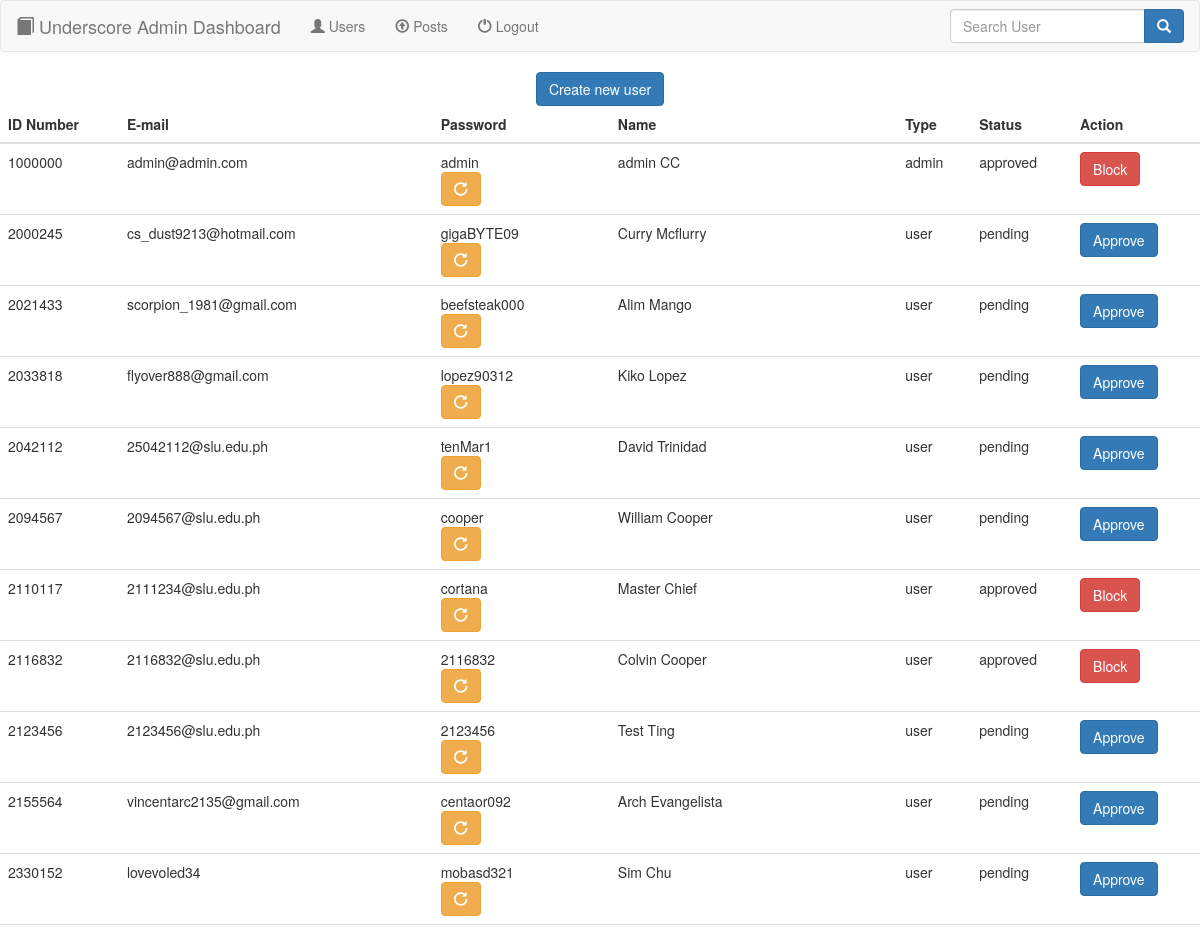
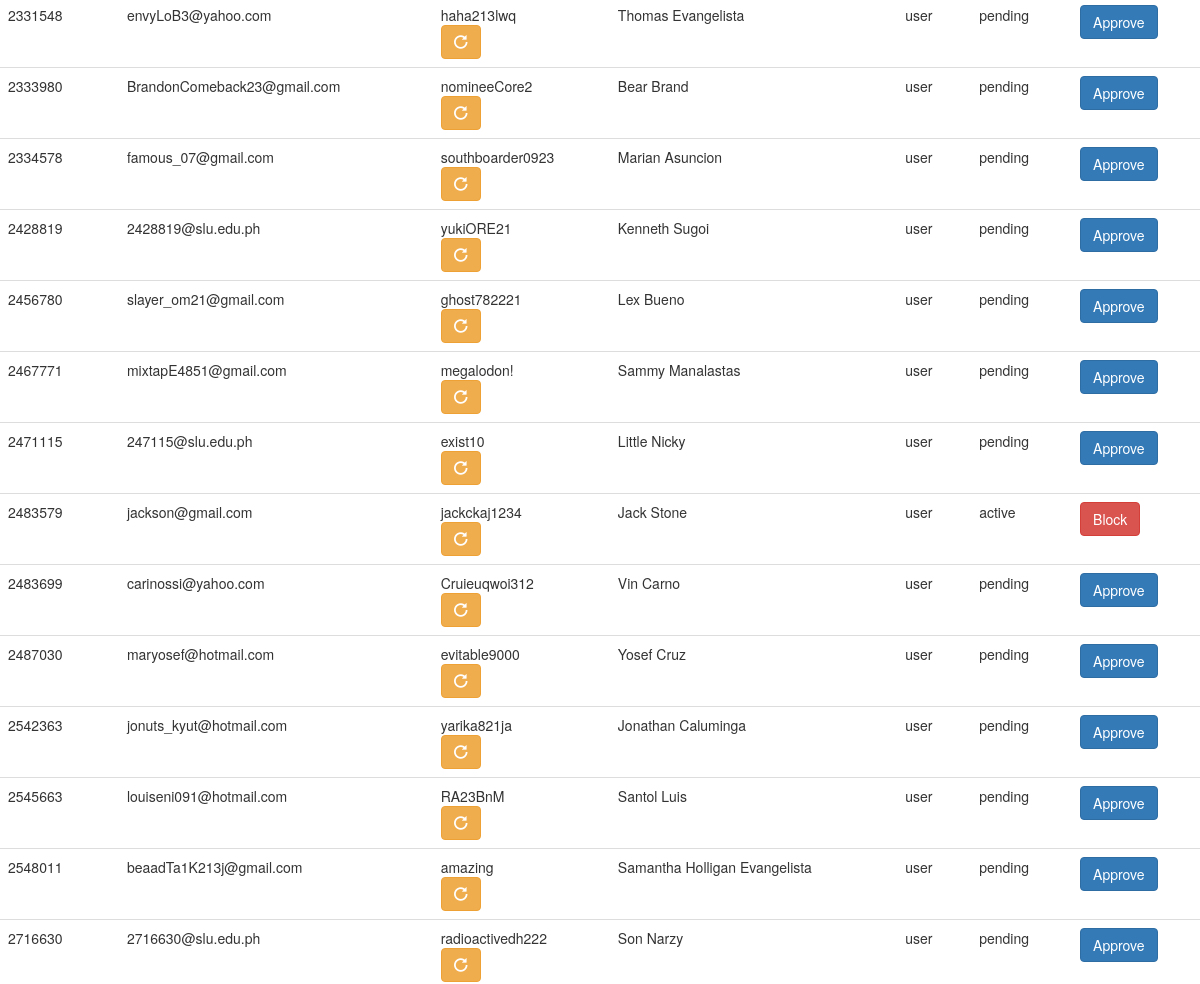
/adminUnderscore/users.php (upper part), run on an earlier commit of the app's database (2 pictures, top to bottom).
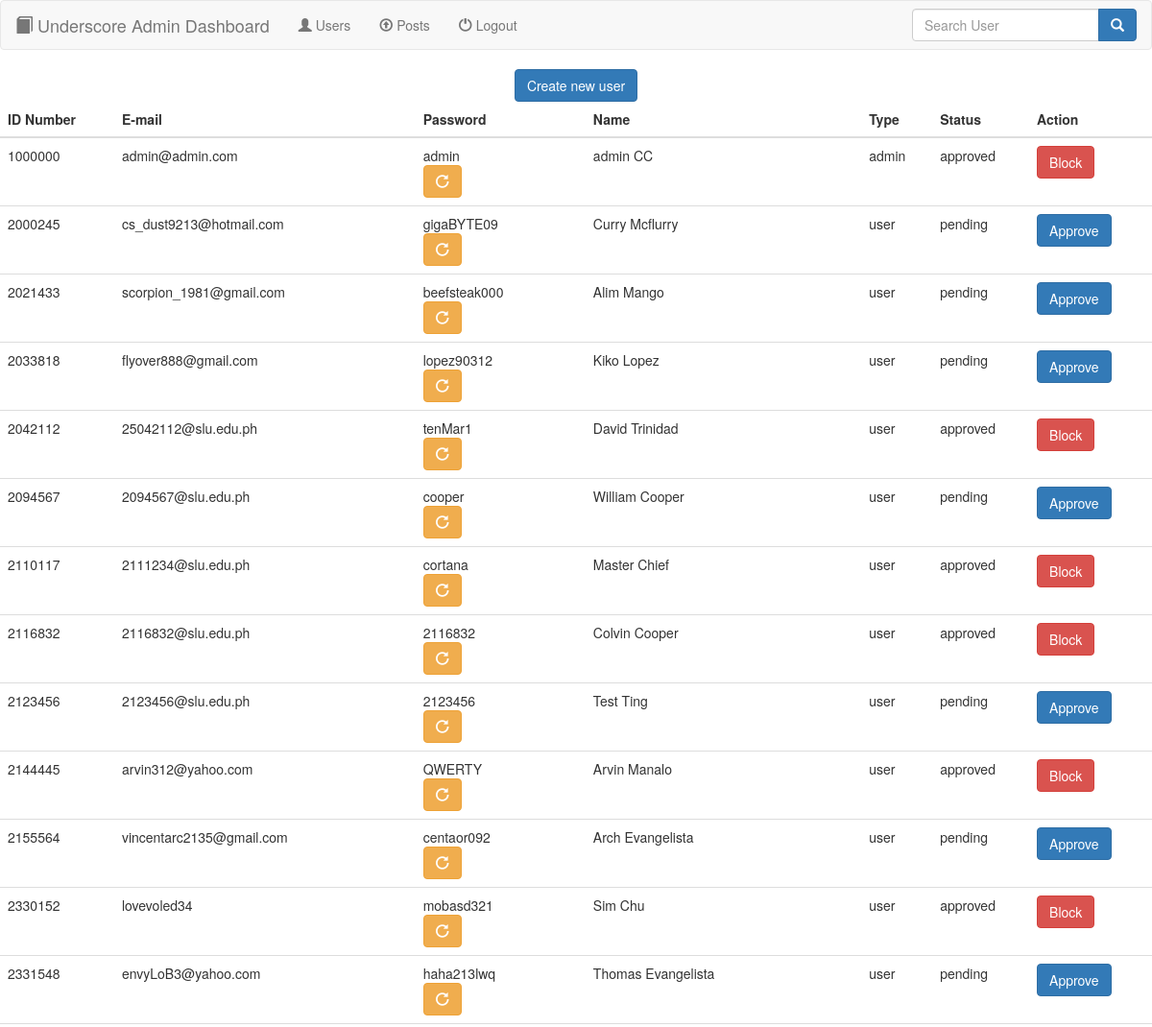
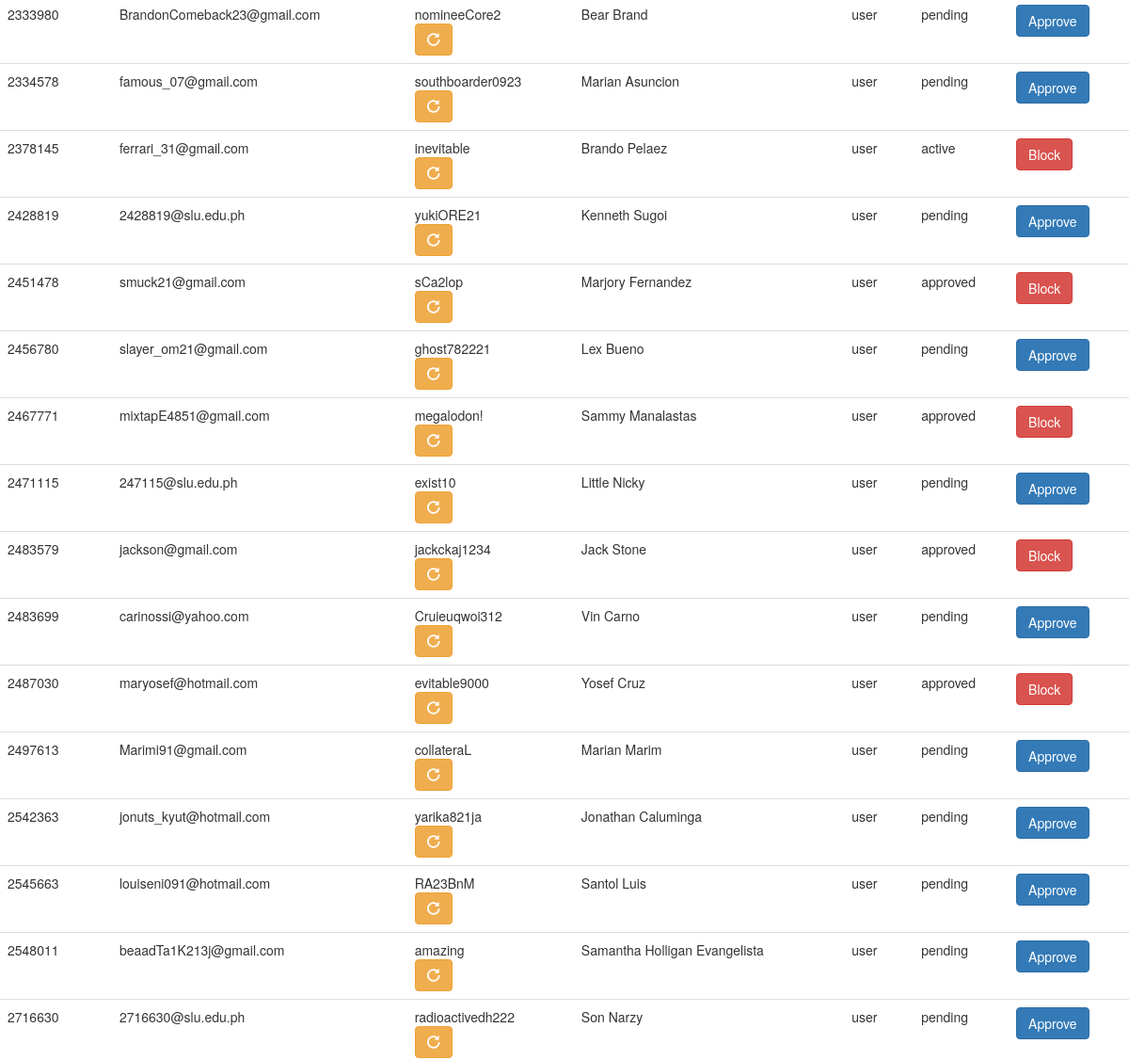
And on a later commit of the database (2 pictures, top to bottom).
### tables this page shows
CREATE TABLE IF NOT EXISTS `users` (
  `idno` int(11) NOT NULL,
  `email` varchar(50) NOT NULL,
  `password` varchar(25) NOT NULL,
  `firstname` varchar(20) NOT NULL,
  `lastname` varchar(20) NOT NULL,
  `userType` varchar(10) NOT NULL,
  `status` varchar(10) NOT NULL,
  `gender` varchar(6) NOT NULL,
  PRIMARY KEY (`email`)
);

### adminUnderscore/users.php (the view, shortened to what this page needs)
<?php
  include("database.php");
 ?>
<!DOCTYPE html>
<html>
  <head>
    <link rel="stylesheet" href="bootstrap-3.3.7-dist\css\bootstrap.min.css">
  </head>
  <body>
    <?php include('navbar.php'); ?>
    <div class="container-fluid" align="center">
      <a href="registerForm.php" class="btn btn-primary">Create new user</a>
    </div>
    <table class="table table-hover">
      <thead>
        <th>ID Number</th>
        <th>E-mail</th>
        <th>Password</th>
        <th>Name</th>
        <th>Type</th>
        <th>Status</th>
        <th>Action</th>
      </thead>
      <?php
        $sql = "SELECT * FROM users ORDER BY idno";
        $result = mysqli_query($conn, $sql);
        $rows = mysqli_fetch_array($result, MYSQLI_ASSOC);
        do {?>
          <tr>
            <td><?php echo $rows['idno']; ?></td>
            <td><?php echo $rows['email']; ?></td>
            <td>
              <?php echo $rows['password']; ?>
              <form class="" action="changePassword.php" method="post" enctype="multipart/form-data">
                  <button class="btn btn-warning">
                    <span class="glyphicon glyphicon-repeat"></span>
                  </button>
              </form>
            </td>
            <td><?php echo $rows['firstname'] . " " . $rows['lastname']; ?></td>
            <td><?php echo $rows['userType']; ?></td>
            <td><?php echo $rows['status']; ?></td>
            <form action="changeStatus.php" method="POST">
              <?php
                if (strcasecmp($rows['status'], 'pending')==0) {
                  echo '<td>';
                  echo '<button type="submit" class="btn btn-primary" name="userAction">Approve</button>';
                  echo '</td>';
                } else {
                  echo '<td>';
                  echo '<button type="submit" class="btn btn-danger" name="userAction">Block</button>';
                  echo '</td>';
                }
               ?>
            </form>
          </tr>
        <?php } while ($rows = mysqli_fetch_assoc($result));
       ?>
    </table>
  </body>
</html>

What changed in the data, as far as the page shows it:
changed users "25042112@slu.edu.ph": status "pending" → "approved"; status "Approve" → "Block"
added users: idno "2144445", email "arvin312@yahoo.com", password "QWERTY", firstname "Arvin", lastname "Manalo", userType "user", status "approved", shows "Block"
changed users "lovevoled34": status "pending" → "approved"; status "Approve" → "Block"
added users: idno "2378145", email "ferrari_31@gmail.com", password "inevitable", firstname "Brando", lastname "Pelaez", userType "user", status "active", shows "Block"
added users: idno "2451478", email "smuck21@gmail.com", password "sCa2lop", firstname "Marjory", lastname "Fernandez", userType "user", status "approved", shows "Block"
changed users "mixtapE4851@gmail.com": status "pending" → "approved"; status "Approve" → "Block"
changed users "jackson@gmail.com": status "active" → "approved"
changed users "maryosef@hotmail.com": status "pending" → "approved"; status "Approve" → "Block"
added users: idno "2497613", email "Marimi91@gmail.com", password "collateraL", firstname "Marian", lastname "Marim", userType "user", status "pending", shows "Approve"
